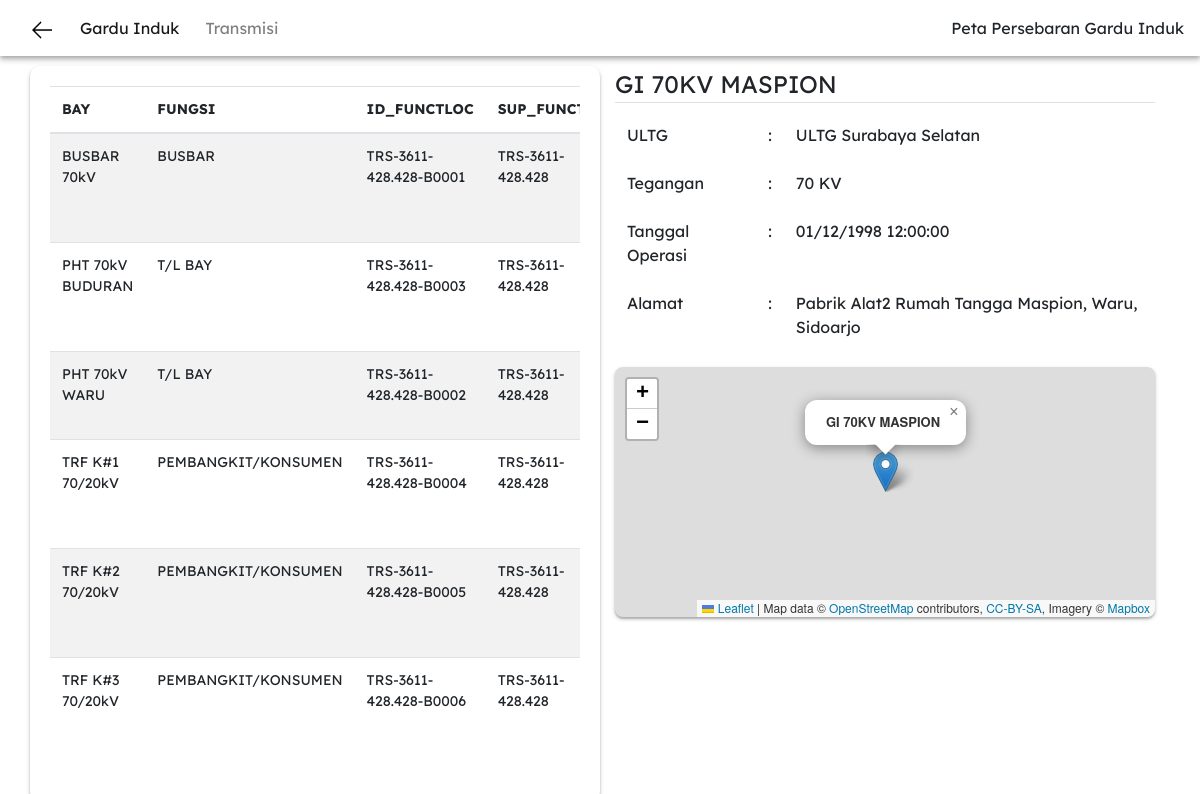
The page /1 on the database its author committed.
### apps/home/models.py (models this page shows)
class BayModel(db.Model):
    id = db.Column(db.Integer, primary_key=True)
    ULTG = db.Column(db.String(100))
    GI =  db.Column(db.String(100))
    BAY = db.Column(db.String(100))
    FUNGSI = db.Column(db.String(100))
    ID_FUNCTLOC = db.Column(db.String(100))
    SUP_FUNCTLOC = db.Column(db.String(100))
    NM_LOKASI = db.Column(db.String(100))
    DESKRIPSI = db.Column(db.String(100))
    ID_LOCATION = db.Column(db.Float(100))
    ID_PARENT = db.Column(db.String(100))
    TEGANGAN = db.Column(db.Float(100))
    KD_FUNGSI = db.Column(db.String(100))
    KD_WILAYAH = db.Column(db.Float(100))
    TGL_OPRS = db.Column(db.String(100))
    TGL_TDK_OPRS = db.Column(db.String(100))
    FLAG = db.Column(db.Float(100))
    WORKCENTER = db.Column(db.String(100))
    ID_PLANT = db.Column(db.Float(100))
    ID_TRAGI = db.Column(db.Float(100))
    NOMORGI = db.Column(db.Float(100))
    KD_GROUPLOKASI = db.Column(db.Float(100))
    ID_SECTION = db.Column(db.String(100))
    BOUND = db.Column(db.String(100))
    BA_CODE = db.Column(db.Float(100))
    ASSET_LOKASI = db.Column(db.Float(100))
    BAYGROUP = db.Column(db.Float(100))
    MVA = db.Column(db.Float(100))
    NOSIRKIT = db.Column(db.Float(100))
    COSTCENTER = db.Column(db.Float(100))
    BC_FLC = db.Column(db.String(100))

class GIModel(db.Model):
    id = db.Column(db.Integer, primary_key=True)
    ULTG = db.Column(db.String(100))
    STATUS_OPERASI = db.Column(db.String(100))
    ID_FUNCTLOC = db.Column(db.String(100))
    NM_LOKASI = db.Column(db.String(100))
    NM_LOKASI_URL = db.Column(db.String(100))
    TEGANGAN = db.Column(db.Integer)
    TGL_OPRS = db.Column(db.String(100))
    ALAMAT = db.Column(db.TEXT)
    LATITUDE = db.Column(db.Float(100))
    LONGITUDE = db.Column(db.Float(100))

### apps/home/routes.py (the view)
@home.route("/<int:id>")
def gi_detail(id):
    queryNamaGI = GIModel.query.get(id)
    lat = queryNamaGI.LATITUDE
    lon = queryNamaGI.LONGITUDE
    ultg = queryNamaGI.ULTG
    statusOperasi = queryNamaGI.STATUS_OPERASI
    idFunctloc = queryNamaGI.ID_FUNCTLOC
    tegangan = queryNamaGI.TEGANGAN
    tglOperasi = queryNamaGI.TGL_OPRS
    alamat = queryNamaGI.ALAMAT
    back = True
    '''
    CRITICAL BAY
    =========================================
    '''
    query_nmLokasi = queryNamaGI.NM_LOKASI
    query_bay = BayModel.query.filter_by(GI=str(query_nmLokasi)).all()
    ULTG_LIST = []
    GI_LIST = []
    BAY_LIST = []
    FUNGSI_LIST = []
    ID_FUNCTLOC_LIST = []
    SUP_FUNCTLOC_LIST = []
    NM_LOKASI_LIST = []
    DESKRIPSI_LIST = []
    ID_LOCATION_LIST = []
    ID_PARENT_LIST = []
    TEGANGAN_LIST = []
    KD_FUNGSI_LIST = []
    KD_WILAYAH_LIST = []
    TGL_OPRS_LIST = []
    TGL_TDK_OPRS_LIST = []
    FLAG_LIST = []
    WORKCENTER_LIST = []
    ID_PLANT_LIST = []
    ID_TRAGI_LIST = []
    NOMORGI_LIST = []
    KD_GROUPLOKASI_LIST = []
    ID_SECTION_LIST = []
    BOUND_LIST = []
    BA_CODE_LIST = []
    ASSET_LOKASI_LIST = []
    BAYGROUP_LIST = []
    MVA_LIST = []
    NOSIRKIT_LIST = []
    COSTCENTER_LIST = []
    BC_FLC_LIST = []
    for data in query_bay:
        ULTG_LIST.append(data.ULTG)
        GI_LIST.append(data.GI)
        BAY_LIST.append(data.BAY)
        FUNGSI_LIST.append(data.FUNGSI)
        ID_FUNCTLOC_LIST.append(data.ID_FUNCTLOC)
        SUP_FUNCTLOC_LIST.append(data.SUP_FUNCTLOC)
        NM_LOKASI_LIST.append(data.NM_LOKASI)
        DESKRIPSI_LIST.append(data.DESKRIPSI)
        ID_LOCATION_LIST.append(data.ID_LOCATION)
        ID_PARENT_LIST.append(data.ID_PARENT)
        TEGANGAN_LIST.append(data.TEGANGAN)
        KD_FUNGSI_LIST.append(data.KD_FUNGSI)
        KD_WILAYAH_LIST.append(data.KD_WILAYAH)
        TGL_OPRS_LIST.append(data.TGL_OPRS)
        TGL_TDK_OPRS_LIST.append(data.TGL_TDK_OPRS)
        FLAG_LIST.append(data.FLAG)
        WORKCENTER_LIST.append(data.WORKCENTER)
        ID_PLANT_LIST.append(data.ID_PLANT)
        ID_TRAGI_LIST.append(data.ID_TRAGI)
        NOMORGI_LIST.append(data.NOMORGI)
        KD_GROUPLOKASI_LIST.append(data.KD_GROUPLOKASI)
        ID_SECTION_LIST.append(data.ID_SECTION)
        BOUND_LIST.append(data.BOUND)
        BA_CODE_LIST.append(data.BA_CODE)
        ASSET_LOKASI_LIST.append(data.ASSET_LOKASI)
        BAYGROUP_LIST.append(data.BAYGROUP)
        MVA_LIST.append(data.MVA)
        NOSIRKIT_LIST.append(data.NOSIRKIT)
        COSTCENTER_LIST.append(data.COSTCENTER)
        BC_FLC_LIST.append(data.BC_FLC)
    return render_template(
        "gi_detail.html",
        back=back,
        title=queryNamaGI.NM_LOKASI,
        namaGI=queryNamaGI.NM_LOKASI,
        lat=lat, lon=lon,
        ultg=ultg,
        statusOperasi=statusOperasi,
        idFunctloc=idFunctloc,
        tegangan=tegangan,
        tglOperasi=tglOperasi,
        alamat=alamat,
        GI_LIST=GI_LIST,
        BAY_LIST=BAY_LIST,
        FUNGSI_LIST=FUNGSI_LIST,
        ID_FUNCTLOC_LIST=ID_FUNCTLOC_LIST,
        SUP_FUNCTLOC_LIST=SUP_FUNCTLOC_LIST,
        NM_LOKASI_LIST=NM_LOKASI_LIST,
        DESKRIPSI_LIST=DESKRIPSI_LIST,
        ID_LOCATION_LIST=ID_LOCATION_LIST,
        ID_PARENT_LIST=ID_PARENT_LIST,
        TEGANGAN_LIST=TEGANGAN_LIST,
        KD_FUNGSI_LIST=KD_FUNGSI_LIST,
        KD_WILAYAH_LIST=KD_WILAYAH_LIST,
        TGL_OPRS_LIST=TGL_OPRS_LIST,
        TGL_TDK_OPRS_LIST=TGL_TDK_OPRS_LIST,
        FLAG_LIST=FLAG_LIST,
        WORKCENTER_LIST=WORKCENTER_LIST,
        ID_PLANT_LIST=ID_PLANT_LIST,
        ID_TRAGI_LIST=ID_TRAGI_LIST,
        NOMORGI_LIST=NOMORGI_LIST,
        KD_GROUPLOKASI_LIST=KD_GROUPLOKASI_LIST,
        ID_SECTION_LIST=ID_SECTION_LIST,
        BOUND_LIST=BOUND_LIST,
        BA_CODE_LIST=BA_CODE_LIST,
        ASSET_LOKASI_LIST=ASSET_LOKASI_LIST,
        BAYGROUP_LIST=BAYGROUP_LIST,
        MVA_LIST=MVA_LIST,
        NOSIRKIT_LIST=NOSIRKIT_LIST,
        COSTCENTER_LIST=COSTCENTER_LIST,
        BC_FLC_LIST=BC_FLC_LIST
    )

### apps/home/templates/gi_detail.html (shortened to what this page needs)
{% extends "layout.html" %}
{% block content %}
<main role='main' style="margin-top: 10px; margin-bottom: 10px;">
  <div class="container">
    <div class="row">
      <div class="col-md-6" id="carding">
        <div class="table-responsive" style="font-size: 14px;">
          <table class="table table-striped">
            <thead>
              <tr>
                <th>BAY</th>
                <th>FUNGSI</th>
                <th>ID_FUNCTLOC</th>
                <th>SUP_FUNCTLOC</th>
              </tr>
            </thead>
            <tbody>
              {% for GI_, BAY_, FUNGSI_, ID_FUNCTLOC_, SUP_FUNCTLOC_, NM_LOKASI_, DESKRIPSI_, ID_LOCATION_, ID_PARENT_, TEGANGAN_, KD_FUNGSI_, KD_WILAYAH_, TGL_OPRS_, TGL_TDK_OPRS_, FLAG_, WORKCENTER_, ID_PLANT_, ID_TRAGI_, NOMORGI_, KD_GROUPLOKASI_, ID_SECTION_, BOUND_, BA_CODE_, ASSET_LOKASI_, BAYGROUP_, MVA_, NOSIRKIT_, COSTCENTER_, BC_FLC_ in GI_LIST | zip(BAY_LIST, FUNGSI_LIST, ID_FUNCTLOC_LIST, SUP_FUNCTLOC_LIST, NM_LOKASI_LIST, DESKRIPSI_LIST, ID_LOCATION_LIST, ID_PARENT_LIST, TEGANGAN_LIST, KD_FUNGSI_LIST, KD_WILAYAH_LIST, TGL_OPRS_LIST, TGL_TDK_OPRS_LIST, FLAG_LIST, WORKCENTER_LIST, ID_PLANT_LIST, ID_TRAGI_LIST, NOMORGI_LIST, KD_GROUPLOKASI_LIST, ID_SECTION_LIST, BOUND_LIST, BA_CODE_LIST, ASSET_LOKASI_LIST, BAYGROUP_LIST, MVA_LIST, NOSIRKIT_LIST, COSTCENTER_LIST, BC_FLC_LIST) %}
              <tr>
                <td>{{BAY_}}</td>
                <td>{{FUNGSI_}}</td>
                <td>{{ID_FUNCTLOC_}}</td>
                <td>{{SUP_FUNCTLOC_}}</td>
              </tr>
            </tbody>
          </table>
        </div>
      </div>
      <div class="col-md-6" style="width: 300px;">
        <div class="content-section">
          <legend class="border-bottom mb-2">{{namaGI}}</legend>
          <table class="table table-borderless">
            <tbody>
              <tr>
                <td>ULTG</td>
                <td>:</td>
                <td>{{ ultg }}</td>
              </tr>
              <tr>
                <td>Tegangan</td>
                <td>:</td>
                <td>{{ tegangan }} KV</td>
              </tr>
              <tr>
                <td>Tanggal Operasi</td>
                <td>:</td>
                <td>{{ tglOperasi }}</td>
              </tr>
              <tr>
                <td>Alamat</td>
                <td>:</td>
                <td>{{ alamat }}</td>
              </tr>
            </tbody>
          </table>
        </div>
        <div class="content-section">
          {% include "map_detail.html" %}
        </div>
      </div>
    </div>
  </div>
</main>
{% endblock %}

### apps/home/templates/layout.html (shortened to what this page needs)
<!DOCTYPE html>
<html lang="en">
<head>
    <link rel="stylesheet" href="https://stackpath.bootstrapcdn.com/bootstrap/4.4.1/css/bootstrap.min.css"
>
    <link rel="stylesheet" href="https://unpkg.com/leaflet@1.6.0/dist/leaflet.css"
 />
</head>
<body>
    <nav class="navbar navbar-expand-lg navbar-light" id="carding-navbar">
        <a class="navbar-brand" href="{{ url_for('home.index') }}">
            {% if back %}
            <a href="{{ url_for('home.index') }}" style="margin-right: 20px;">
                <img src="{{ url_for('home.static', filename='img/left-arrow.png') }}" width="20px" alt="" srcset="">
            </a>
            {% else %}
            PLN UPT SURABAYA
            {% endif %}
        </a>
        <div class="collapse navbar-collapse" id="navbarSupportedContent">
            <ul class="navbar-nav mr-auto">
                <li class="nav-item active">
                    <a class="nav-link" href="{{ url_for('home.index') }}" style="margin-right: 10px;">Gardu Induk </a>
                </li>
                <li class="nav-item">
                    <a class="nav-link" href="{{ url_for('home.index') }}" style="margin-right: 10px;">Transmisi</a>
                </li>
            </ul>
            <form class="form-inline my-2 my-lg-0">
                Peta Persebaran Gardu Induk
            </form>
        </div>
    </nav>
    {% block content %}{% endblock %}
</body>
</html>

### apps/home/templates/map_detail.html (shortened to what this page needs)
<div id="mapdetail" class="carding" style="border-radius:8px ;width: 100%; height: 250px;"></div>

### apps/home/templates/layout.html (style rules this page uses)
#carding-navbar { padding: auto; width: auto; height: auto; box-shadow: 0 2px 4px 0 rgba(0, 0, 0, 0.2), 0 4px 6px 0 rgba(0, 0, 0, 0.19); }
.carding { border-radius: 10px; padding: 20px; width: auto; height: auto; box-shadow: 0 2px 4px 0 rgba(0, 0, 0, 0.2), 0 2px 2px 0 rgba(0, 0, 0, 0.19); }
#carding { border-radius: 10px; padding: 20px; width: auto; height: auto; box-shadow: 0 2px 4px 0 rgba(0, 0, 0, 0.2), 0 2px 2px 0 rgba(0, 0, 0, 0.19); }
body { font-family: "Lexend Deca", sans-serif; }

### rows shown on the page
BayModel: BAY "BUSBAR 70kV", FUNGSI "BUSBAR", ID_FUNCTLOC "TRS-3611-428.428-B0001", SUP_FUNCTLOC "TRS-3611-428.428"
BayModel: BAY "PHT 70kV BUDURAN", FUNGSI "T/L BAY", ID_FUNCTLOC "TRS-3611-428.428-B0003", SUP_FUNCTLOC "TRS-3611-428.428"
BayModel: BAY "PHT 70kV WARU", FUNGSI "T/L BAY", ID_FUNCTLOC "TRS-3611-428.428-B0002", SUP_FUNCTLOC "TRS-3611-428.428"
BayModel: BAY "TRF K#1 70/20kV", FUNGSI "PEMBANGKIT/KONSUMEN", ID_FUNCTLOC "TRS-3611-428.428-B0004", SUP_FUNCTLOC "TRS-3611-428.428"
BayModel: BAY "TRF K#2 70/20kV", FUNGSI "PEMBANGKIT/KONSUMEN", ID_FUNCTLOC "TRS-3611-428.428-B0005", SUP_FUNCTLOC "TRS-3611-428.428"
BayModel: BAY "TRF K#3 70/20kV", FUNGSI "PEMBANGKIT/KONSUMEN", ID_FUNCTLOC "TRS-3611-428.428-B0006", SUP_FUNCTLOC "TRS-3611-428.428"
GIModel: NM_LOKASI "GI 70KV MASPION", ULTG "ULTG Surabaya Selatan", TGL_OPRS "01/12/1998 12:00:00", ALAMAT "Pabrik Alat2 Rumah Tangga Maspion, Waru, Sidoarjo"

### other values the page prints
{{ tegangan }} "70"
